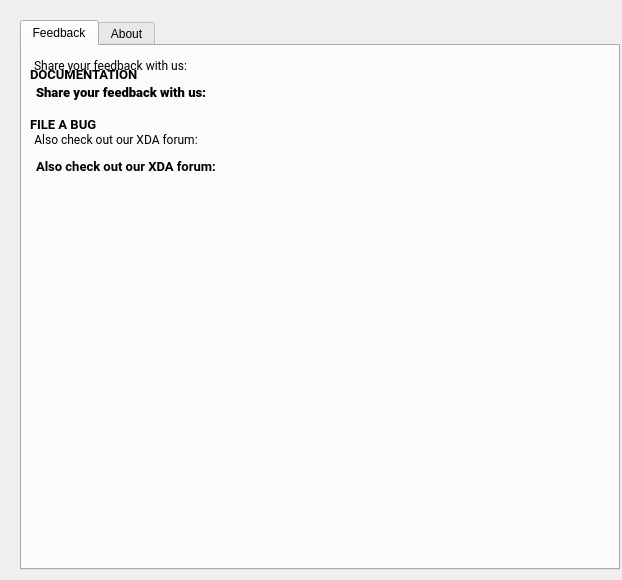
<?xml version="1.0" encoding="UTF-8"?>
<ui version="4.0">
 <class>HelpPage</class>
 <widget class="QWidget" name="HelpPage">
  <property name="geometry">
   <rect>
    <x>0</x>
    <y>0</y>
    <width>622</width>
    <height>580</height>
   </rect>
  </property>
  <property name="windowTitle">
   <string>Form</string>
  </property>
  <widget class="QTabWidget" name="help_tabs">
   <property name="geometry">
    <rect>
     <x>20</x>
     <y>20</y>
     <width>600</width>
     <height>550</height>
    </rect>
   </property>
   <property name="cursor">
    <cursorShape>ArrowCursor</cursorShape>
   </property>
   <property name="currentIndex">
    <number>0</number>
   </property>
   <widget class="QWidget" name="tab_4">
    <attribute name="title">
     <string>Feedback</string>
    </attribute>
    <widget class="QPushButton" name="help_docs">
     <property name="geometry">
      <rect>
       <x>4</x>
       <y>10</y>
       <width>145</width>
       <height>36</height>
      </rect>
     </property>
     <property name="font">
      <font>
       <family>Roboto</family>
       <pointsize>10</pointsize>
       <weight>75</weight>
       <bold>true</bold>
      </font>
     </property>
     <property name="cursor">
      <cursorShape>PointingHandCursor</cursorShape>
     </property>
     <property name="styleSheet">
      <string notr="true">Text-align:left; padding:3px;</string>
     </property>
     <property name="text">
      <string>DOCUMENTATION</string>
     </property>
     <property name="flat">
      <bool>true</bool>
     </property>
     <property name="ColorGroup" stdset="0">
      <string>Tool</string>
     </property>
     <property name="report_metrics" stdset="0">
      <bool>false</bool>
     </property>
    </widget>
    <widget class="QPushButton" name="help_fileBug">
     <property name="geometry">
      <rect>
       <x>4</x>
       <y>60</y>
       <width>145</width>
       <height>36</height>
      </rect>
     </property>
     <property name="font">
      <font>
       <family>Roboto</family>
       <pointsize>10</pointsize>
       <weight>75</weight>
       <bold>true</bold>
      </font>
     </property>
     <property name="cursor">
      <cursorShape>PointingHandCursor</cursorShape>
     </property>
     <property name="styleSheet">
      <string notr="true">Text-align:left; padding:3px;</string>
     </property>
     <property name="text">
      <string>FILE A BUG</string>
     </property>
     <property name="flat">
      <bool>true</bool>
     </property>
     <property name="ColorGroup" stdset="0">
      <string>Tool</string>
     </property>
     <property name="report_metrics" stdset="0">
      <bool>false</bool>
     </property>
    </widget>
    <widget class="QGroupBox" name="sendFeedbackTitle">
     <property name="geometry">
      <rect>
       <x>10</x>
       <y>10</y>
       <width>165</width>
       <height>21</height>
      </rect>
     </property>
     <property name="font">
      <font>
       <family>Roboto</family>
      </font>
     </property>
     <property name="styleSheet">
      <string notr="true">border: 0px;</string>
     </property>
     <property name="title">
      <string>Share your feedback with us:</string>
     </property>
     <property name="ColorGroup" stdset="0">
      <string>Title</string>
     </property>
    </widget>
    <widget class="QPushButton" name="help_sendFeedback">
     <property name="geometry">
      <rect>
       <x>10</x>
       <y>28</y>
       <width>510</width>
       <height>36</height>
      </rect>
     </property>
     <property name="font">
      <font>
       <family>Roboto</family>
       <pointsize>10</pointsize>
       <weight>510</weight>
       <bold>true</bold>
      </font>
     </property>
     <property name="cursor">
      <cursorShape>PointingHandCursor</cursorShape>
     </property>
     <property name="styleSheet">
      <string notr="true">Text-align:left; padding:3px;</string>
     </property>
     <property name="text">
      <string>Share your feedback with us:</string>
     </property>
     <property name="flat">
      <bool>true</bool>
     </property>
     <property name="ColorGroup" stdset="0">
      <string>Tool</string>
     </property>
     <property name="report_metrics" stdset="0">
      <bool>false</bool>
     </property>
    </widget>
    <widget class="QGroupBox" name="checkForumTitle">
     <property name="geometry">
      <rect>
       <x>10</x>
       <y>84</y>
       <width>181</width>
       <height>21</height>
      </rect>
     </property>
     <property name="font">
      <font>
       <family>Roboto</family>
      </font>
     </property>
     <property name="styleSheet">
      <string notr="true">border: 0px;</string>
     </property>
     <property name="title">
      <string>Also check out our XDA forum:</string>
     </property>
     <property name="ColorGroup" stdset="0">
      <string>Title</string>
     </property>
    </widget>
    <widget class="QPushButton" name="help_checkForum">
     <property name="geometry">
      <rect>
       <x>10</x>
       <y>102</y>
       <width>510</width>
       <height>36</height>
      </rect>
     </property>
     <property name="font">
      <font>
       <family>Roboto</family>
       <pointsize>10</pointsize>
       <weight>75</weight>
       <bold>true</bold>
      </font>
     </property>
     <property name="cursor">
      <cursorShape>PointingHandCursor</cursorShape>
     </property>
     <property name="styleSheet">
      <string notr="true">Text-align:left; padding:3px;</string>
     </property>
     <property name="text">
      <string>Also check out our XDA forum:</string>
     </property>
     <property name="flat">
      <bool>true</bool>
     </property>
     <property name="ColorGroup" stdset="0">
      <string>Tool</string>
     </property>
     <property name="report_metrics" stdset="0">
      <bool>false</bool>
     </property>
    </widget>
   </widget>
   <widget class="QWidget" name="tab_5">
    <attribute name="title">
     <string>About</string>
    </attribute>
    <widget class="QPlainTextEdit" name="help_adbPortBox">
     <property name="enabled">
      <bool>false</bool>
     </property>
     <property name="geometry">
      <rect>
       <x>10</x>
       <y>28</y>
       <width>275</width>
       <height>31</height>
      </rect>
     </property>
     <property name="sizePolicy">
      <sizepolicy hsizetype="Fixed" vsizetype="Fixed">
       <horstretch>0</horstretch>
       <verstretch>0</verstretch>
      </sizepolicy>
     </property>
     <property name="font">
      <font>
       <family>Roboto</family>
       <pointsize>10</pointsize>
      </font>
     </property>
     <property name="verticalScrollBarPolicy">
      <enum>Qt::ScrollBarAlwaysOff</enum>
     </property>
     <property name="horizontalScrollBarPolicy">
      <enum>Qt::ScrollBarAlwaysOff</enum>
     </property>
     <property name="plainText">
      <string>5037</string>
     </property>
    </widget>
    <widget class="QGroupBox" name="androidVersionTitle">
     <property name="geometry">
      <rect>
       <x>324</x>
       <y>10</y>
       <width>181</width>
       <height>21</height>
      </rect>
     </property>
     <property name="font">
      <font>
       <family>Roboto</family>
      </font>
     </property>
     <property name="styleSheet">
      <string notr="true">border: 0px;</string>
     </property>
     <property name="title">
      <string>Android version</string>
     </property>
     <property name="ColorGroup" stdset="0">
      <string>Title</string>
     </property>
    </widget>
    <widget class="QGroupBox" name="adbPortTitle">
     <property name="geometry">
      <rect>
       <x>10</x>
       <y>10</y>
       <width>181</width>
       <height>21</height>
      </rect>
     </property>
     <property name="font">
      <font>
       <family>Roboto</family>
      </font>
     </property>
     <property name="styleSheet">
      <string notr="true">border: 0px;</string>
     </property>
     <property name="title">
      <string>Emulator ADB port</string>
     </property>
     <property name="ColorGroup" stdset="0">
      <string>Title</string>
     </property>
    </widget>
    <widget class="QGroupBox" name="versionTitle">
     <property name="geometry">
      <rect>
       <x>10</x>
       <y>84</y>
       <width>181</width>
       <height>21</height>
      </rect>
     </property>
     <property name="font">
      <font>
       <family>Roboto</family>
      </font>
     </property>
     <property name="styleSheet">
      <string notr="true">border: 0px;</string>
     </property>
     <property name="title">
      <string>Emulator version</string>
     </property>
     <property name="ColorGroup" stdset="0">
      <string>Title</string>
     </property>
    </widget>
    <widget class="QPlainTextEdit" name="help_versionBox">
     <property name="enabled">
      <bool>false</bool>
     </property>
     <property name="geometry">
      <rect>
       <x>10</x>
       <y>102</y>
       <width>275</width>
       <height>31</height>
      </rect>
     </property>
     <property name="sizePolicy">
      <sizepolicy hsizetype="Fixed" vsizetype="Fixed">
       <horstretch>0</horstretch>
       <verstretch>0</verstretch>
      </sizepolicy>
     </property>
     <property name="font">
      <font>
       <family>Roboto</family>
       <pointsize>10</pointsize>
      </font>
     </property>
     <property name="accessibleName">
      <string notr="true"/>
     </property>
     <property name="verticalScrollBarPolicy">
      <enum>Qt::ScrollBarAlwaysOff</enum>
     </property>
     <property name="horizontalScrollBarPolicy">
      <enum>Qt::ScrollBarAlwaysOff</enum>
     </property>
     <property name="undoRedoEnabled">
      <bool>false</bool>
     </property>
     <property name="plainText">
      <string>1.4</string>
     </property>
    </widget>
    <widget class="QPlainTextEdit" name="help_androidVersionBox">
     <property name="enabled">
      <bool>false</bool>
     </property>
     <property name="geometry">
      <rect>
       <x>324</x>
       <y>28</y>
       <width>265</width>
       <height>31</height>
      </rect>
     </property>
     <property name="sizePolicy">
      <sizepolicy hsizetype="Fixed" vsizetype="Fixed">
       <horstretch>0</horstretch>
       <verstretch>0</verstretch>
      </sizepolicy>
     </property>
     <property name="font">
      <font>
       <family>Roboto</family>
       <pointsize>10</pointsize>
      </font>
     </property>
     <property name="accessibleName">
      <string notr="true"/>
     </property>
     <property name="verticalScrollBarPolicy">
      <enum>Qt::ScrollBarAlwaysOff</enum>
     </property>
     <property name="horizontalScrollBarPolicy">
      <enum>Qt::ScrollBarAlwaysOff</enum>
     </property>
     <property name="undoRedoEnabled">
      <bool>false</bool>
     </property>
     <property name="plainText">
      <string>Unknown API version</string>
     </property>
    </widget>
    <widget class="QPlainTextEdit" name="help_latestVersionBox">
     <property name="enabled">
      <bool>false</bool>
     </property>
     <property name="geometry">
      <rect>
       <x>324</x>
       <y>102</y>
       <width>265</width>
       <height>31</height>
      </rect>
     </property>
     <property name="sizePolicy">
      <sizepolicy hsizetype="Fixed" vsizetype="Fixed">
       <horstretch>0</horstretch>
       <verstretch>0</verstretch>
      </sizepolicy>
     </property>
     <property name="font">
      <font>
       <family>Roboto</family>
       <pointsize>10</pointsize>
      </font>
     </property>
     <property name="accessibleName">
      <string notr="true"/>
     </property>
     <property name="verticalScrollBarPolicy">
      <enum>Qt::ScrollBarAlwaysOff</enum>
     </property>
     <property name="horizontalScrollBarPolicy">
      <enum>Qt::ScrollBarAlwaysOff</enum>
     </property>
     <property name="undoRedoEnabled">
      <bool>false</bool>
     </property>
     <property name="plainText">
      <string>Unavailable</string>
     </property>
    </widget>
    <widget class="QGroupBox" name="availVersionTitle">
     <property name="geometry">
      <rect>
       <x>324</x>
       <y>84</y>
       <width>221</width>
       <height>21</height>
      </rect>
     </property>
     <property name="font">
      <font>
       <family>Roboto</family>
      </font>
     </property>
     <property name="styleSheet">
      <string notr="true">border: 0px;</string>
     </property>
     <property name="title">
      <string>Latest available emulator version</string>
     </property>
     <property name="ColorGroup" stdset="0">
      <string>Title</string>
     </property>
    </widget>
    <widget class="QGroupBox" name="licenseTitle">
     <property name="geometry">
      <rect>
       <x>10</x>
       <y>158</y>
       <width>176</width>
       <height>21</height>
      </rect>
     </property>
     <property name="font">
      <font>
       <family>Roboto</family>
      </font>
     </property>
     <property name="styleSheet">
      <string notr="true">border: 0px;</string>
     </property>
     <property name="title">
      <string>License</string>
     </property>
     <property name="ColorGroup" stdset="0">
      <string>Title</string>
     </property>
    </widget>
    <widget class="QLabel" name="help_licenseText">
     <property name="geometry">
      <rect>
       <x>10</x>
       <y>176</y>
       <width>530</width>
       <height>31</height>
      </rect>
     </property>
     <property name="sizePolicy">
      <sizepolicy hsizetype="Fixed" vsizetype="Fixed">
       <horstretch>0</horstretch>
       <verstretch>0</verstretch>
      </sizepolicy>
     </property>
     <property name="font">
      <font>
       <family>Roboto</family>
       <pointsize>10</pointsize>
      </font>
     </property>
     <property name="accessibleName">
      <string notr="true"/>
     </property>
     <property name="text">
      <string>Unavailable</string>
     </property>
    </widget>
    <widget class="QGroupBox" name="infoTitle">
      <property name="geometry">
        <rect>
          <x>10</x>
          <y>234</y>
          <width>165</width>
          <height>21</height>
        </rect>
      </property>
      <property name="font">
        <font>
          <family>Roboto</family>
        </font>
      </property>
      <property name="styleSheet">
        <string notr="true">border: 0px;</string>
      </property>
      <property name="title">
        <string>Remix OS Player</string>
      </property>
      <property name="ColorGroup" stdset="0">
        <string>Title</string>
      </property>
    </widget>
    <widget class="QPlainTextEdit" name="help_infoText">
      <property name="enabled">
        <bool>false</bool>
      </property>
      <property name="geometry">
        <rect>
          <x>10</x>
          <y>252</y>
          <width>530</width>
          <height>31</height>
        </rect>
      </property>
      <property name="sizePolicy">
        <sizepolicy hsizetype="Fixed" vsizetype="Fixed">
          <horstretch>0</horstretch>
          <verstretch>0</verstretch>
        </sizepolicy>
      </property>
      <property name="font">
        <font>
          <family>Roboto</family>
          <pointsize>10</pointsize>
        </font>
      </property>
      <property name="accessibleName">
        <string notr="true"/>
      </property>
      <property name="verticalScrollBarPolicy">
        <enum>Qt::ScrollBarAlwaysOff</enum>
      </property>
      <property name="horizontalScrollBarPolicy">
        <enum>Qt::ScrollBarAlwaysOff</enum>
      </property>
      <property name="undoRedoEnabled">
        <bool>false</bool>
      </property>
      <property name="plainText">
        <string>Remix OS Player is built on Android Emulator.</string>
      </property>
    </widget>
   </widget>
  </widget>
 </widget>
 <resources/>
 <connections/>
</ui>
